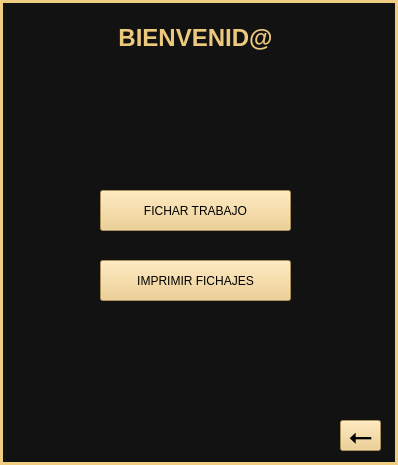
<?xml version="1.0" encoding="UTF-8"?>
<ui version="4.0">
 <class>Frame</class>
 <widget class="QFrame" name="Frame">
  <property name="geometry">
   <rect>
    <x>0</x>
    <y>0</y>
    <width>398</width>
    <height>465</height>
   </rect>
  </property>
  <property name="windowTitle">
   <string>Frame</string>
  </property>
  <property name="styleSheet">
   <string notr="true">QFrame {
background-color: rgb(18, 18, 18);
border: 3px solid rgb(239, 205, 129);
}

QPushButton {
background-color: rgb(237, 201, 125);
}

QPushButton:hover {
background-color: rgb(247, 222, 153);
}

QToolButton {
background-color: rgb(237, 201, 125);
}

QToolButton:hover {
background-color: rgb(247, 222, 153);
}</string>
  </property>
  <widget class="QPushButton" name="BotonFichar">
   <property name="geometry">
    <rect>
     <x>100</x>
     <y>190</y>
     <width>191</width>
     <height>41</height>
    </rect>
   </property>
   <property name="styleSheet">
    <string notr="true">font: 75 12pt &quot;Cambria&quot;;

</string>
   </property>
   <property name="text">
    <string>FICHAR TRABAJO</string>
   </property>
  </widget>
  <widget class="QPushButton" name="BotonImprimir">
   <property name="geometry">
    <rect>
     <x>100</x>
     <y>260</y>
     <width>191</width>
     <height>41</height>
    </rect>
   </property>
   <property name="styleSheet">
    <string notr="true">font: 75 12pt &quot;Cambria&quot;;

</string>
   </property>
   <property name="text">
    <string>IMPRIMIR FICHAJES</string>
   </property>
  </widget>
  <widget class="QToolButton" name="BotonVolver">
   <property name="geometry">
    <rect>
     <x>340</x>
     <y>420</y>
     <width>41</width>
     <height>31</height>
    </rect>
   </property>
   <property name="styleSheet">
    <string notr="true">font-size: 30px;
</string>
   </property>
   <property name="text">
    <string>⭠</string>
   </property>
  </widget>
  <widget class="QTextBrowser" name="textBrowser">
   <property name="geometry">
    <rect>
     <x>100</x>
     <y>20</y>
     <width>191</width>
     <height>51</height>
    </rect>
   </property>
   <property name="styleSheet">
    <string notr="true">border: 0px solid;</string>
   </property>
   <property name="html">
    <string>&lt;!DOCTYPE HTML PUBLIC &quot;-//W3C//DTD HTML 4.0//EN&quot; &quot;http://www.w3.org/TR/REC-html40/strict.dtd&quot;&gt;
&lt;html&gt;&lt;head&gt;&lt;meta name=&quot;qrichtext&quot; content=&quot;1&quot; /&gt;&lt;style type=&quot;text/css&quot;&gt;
p, li { white-space: pre-wrap; }
&lt;/style&gt;&lt;/head&gt;&lt;body style=&quot; font-family:'MS Shell Dlg 2'; font-size:7.8pt; font-weight:400; font-style:normal;&quot;&gt;
&lt;p align=&quot;center&quot; style=&quot; margin-top:0px; margin-bottom:0px; margin-left:0px; margin-right:0px; -qt-block-indent:0; text-indent:0px;&quot;&gt;&lt;span style=&quot; font-family:'Century Gothic'; font-size:18pt; font-weight:600; color:#edc97d;&quot;&gt;BIENVENID@&lt;/span&gt;&lt;/p&gt;&lt;/body&gt;&lt;/html&gt;</string>
   </property>
  </widget>
  <widget class="QTextBrowser" name="TextNombreUsuario">
   <property name="geometry">
    <rect>
     <x>60</x>
     <y>80</y>
     <width>271</width>
     <height>51</height>
    </rect>
   </property>
   <property name="styleSheet">
    <string notr="true">border: 0px solid;
text-align: center;
font-size: 20px;
color: rgb(239, 205, 129);</string>
   </property>
   <property name="html">
    <string>&lt;!DOCTYPE HTML PUBLIC &quot;-//W3C//DTD HTML 4.0//EN&quot; &quot;http://www.w3.org/TR/REC-html40/strict.dtd&quot;&gt;
&lt;html&gt;&lt;head&gt;&lt;meta name=&quot;qrichtext&quot; content=&quot;1&quot; /&gt;&lt;style type=&quot;text/css&quot;&gt;
p, li { white-space: pre-wrap; }
&lt;/style&gt;&lt;/head&gt;&lt;body style=&quot; font-family:'MS Shell Dlg 2'; font-size:20px; font-weight:400; font-style:normal;&quot;&gt;
&lt;p align=&quot;center&quot; style=&quot;-qt-paragraph-type:empty; margin-top:0px; margin-bottom:0px; margin-left:0px; margin-right:0px; -qt-block-indent:0; text-indent:0px; font-size:7.8pt;&quot;&gt;&lt;br /&gt;&lt;/p&gt;&lt;/body&gt;&lt;/html&gt;</string>
   </property>
  </widget>
 </widget>
 <resources/>
 <connections/>
</ui>
